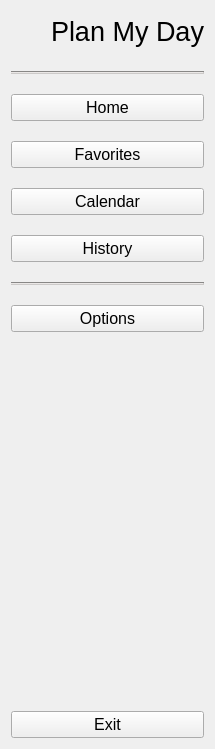
     <widget class="QWidget" name="full_menu_widget" native="true">
      <layout class="QVBoxLayout" name="verticalLayout_4">
       <item>
        <layout class="QVBoxLayout" name="verticalLayout_2">
         <property name="spacing">
          <number>20</number>
         </property>
         <item>
          <layout class="QHBoxLayout" name="horizontalLayout_2">
           <property name="spacing">
            <number>0</number>
           </property>
           <property name="bottomMargin">
            <number>0</number>
           </property>
           <item>
            <widget class="QLabel" name="logo_label_2">
             <property name="minimumSize">
              <size>
               <width>40</width>
               <height>40</height>
              </size>
             </property>
             <property name="maximumSize">
              <size>
               <width>40</width>
               <height>40</height>
              </size>
             </property>
             <property name="text">
              <string/>
             </property>
             <property name="pixmap">
              <pixmap resource="../../new_icon/resources.qrc">:/icon/logo.png</pixmap>
             </property>
             <property name="scaledContents">
              <bool>true</bool>
             </property>
            </widget>
           </item>
           <item>
            <widget class="QLabel" name="logo_label_3">
             <property name="font">
              <font>
               <pointsize>20</pointsize>
              </font>
             </property>
             <property name="text">
              <string>Plan My Day</string>
             </property>
            </widget>
           </item>
          </layout>
         </item>
         <item>
          <widget class="Line" name="full_menu_line">
           <property name="styleSheet">
            <string notr="true">background-color: rgb(204, 202, 201);
margin-top: 0px;</string>
           </property>
           <property name="orientation">
            <enum>Qt::Horizontal</enum>
           </property>
          </widget>
         </item>
         <item>
          <widget class="QPushButton" name="home_btn_2">
           <property name="font">
            <font>
             <pointsize>12</pointsize>
            </font>
           </property>
           <property name="text">
            <string>Home</string>
           </property>
           <property name="icon">
            <iconset resource="../../new_icon/resources.qrc">
             <normaloff>:/icon/task.png</normaloff>:/icon/task.png</iconset>
           </property>
           <property name="iconSize">
            <size>
             <width>25</width>
             <height>25</height>
            </size>
           </property>
           <property name="checkable">
            <bool>true</bool>
           </property>
           <property name="autoExclusive">
            <bool>true</bool>
           </property>
          </widget>
         </item>
         <item>
          <widget class="QPushButton" name="favorites_btn_2">
           <property name="font">
            <font>
             <pointsize>12</pointsize>
            </font>
           </property>
           <property name="text">
            <string>Favorites</string>
           </property>
           <property name="icon">
            <iconset resource="../../new_icon/resources.qrc">
             <normaloff>:/icon/star.png</normaloff>:/icon/star.png</iconset>
           </property>
           <property name="iconSize">
            <size>
             <width>25</width>
             <height>25</height>
            </size>
           </property>
           <property name="checkable">
            <bool>true</bool>
           </property>
           <property name="autoExclusive">
            <bool>true</bool>
           </property>
          </widget>
         </item>
         <item>
          <widget class="QPushButton" name="calendar_btn_2">
           <property name="font">
            <font>
             <pointsize>12</pointsize>
            </font>
           </property>
           <property name="text">
            <string>Calendar</string>
           </property>
           <property name="icon">
            <iconset resource="../../new_icon/resources.qrc">
             <normaloff>:/icon/calendar.png</normaloff>:/icon/calendar.png</iconset>
           </property>
           <property name="iconSize">
            <size>
             <width>25</width>
             <height>25</height>
            </size>
           </property>
           <property name="checkable">
            <bool>true</bool>
           </property>
           <property name="autoExclusive">
            <bool>true</bool>
           </property>
          </widget>
         </item>
         <item>
          <widget class="QPushButton" name="history_btn_2">
           <property name="font">
            <font>
             <pointsize>12</pointsize>
            </font>
           </property>
           <property name="text">
            <string>History</string>
           </property>
           <property name="icon">
            <iconset resource="../../new_icon/resources.qrc">
             <normaloff>:/icon/history.png</normaloff>:/icon/history.png</iconset>
           </property>
           <property name="iconSize">
            <size>
             <width>25</width>
             <height>25</height>
            </size>
           </property>
           <property name="checkable">
            <bool>true</bool>
           </property>
           <property name="autoExclusive">
            <bool>true</bool>
           </property>
          </widget>
         </item>
         <item>
          <widget class="Line" name="line_2">
           <property name="styleSheet">
            <string notr="true">background-color: rgb(204, 202, 201);</string>
           </property>
           <property name="orientation">
            <enum>Qt::Horizontal</enum>
           </property>
          </widget>
         </item>
         <item>
          <widget class="QPushButton" name="options_btn_2">
           <property name="font">
            <font>
             <pointsize>12</pointsize>
            </font>
           </property>
           <property name="text">
            <string>Options</string>
           </property>
           <property name="icon">
            <iconset resource="../../new_icon/resources.qrc">
             <normaloff>:/icon/settings.png</normaloff>:/icon/settings.png</iconset>
           </property>
           <property name="iconSize">
            <size>
             <width>25</width>
             <height>25</height>
            </size>
           </property>
           <property name="checkable">
            <bool>true</bool>
           </property>
           <property name="autoExclusive">
            <bool>true</bool>
           </property>
          </widget>
         </item>
        </layout>
       </item>
       <item>
        <spacer name="verticalSpacer_2">
         <property name="orientation">
          <enum>Qt::Vertical</enum>
         </property>
         <property name="sizeHint" stdset="0">
          <size>
           <width>20</width>
           <height>373</height>
          </size>
         </property>
        </spacer>
       </item>
       <item>
        <widget class="QPushButton" name="exit_btn_2">
         <property name="font">
          <font>
           <pointsize>12</pointsize>
          </font>
         </property>
         <property name="text">
          <string>Exit</string>
         </property>
         <property name="icon">
          <iconset resource="../../new_icon/resources.qrc">
           <normaloff>:/icon/exit.png</normaloff>:/icon/exit.png</iconset>
         </property>
         <property name="iconSize">
          <size>
           <width>25</width>
           <height>25</height>
          </size>
         </property>
        </widget>
       </item>
      </layout>
     </widget>
